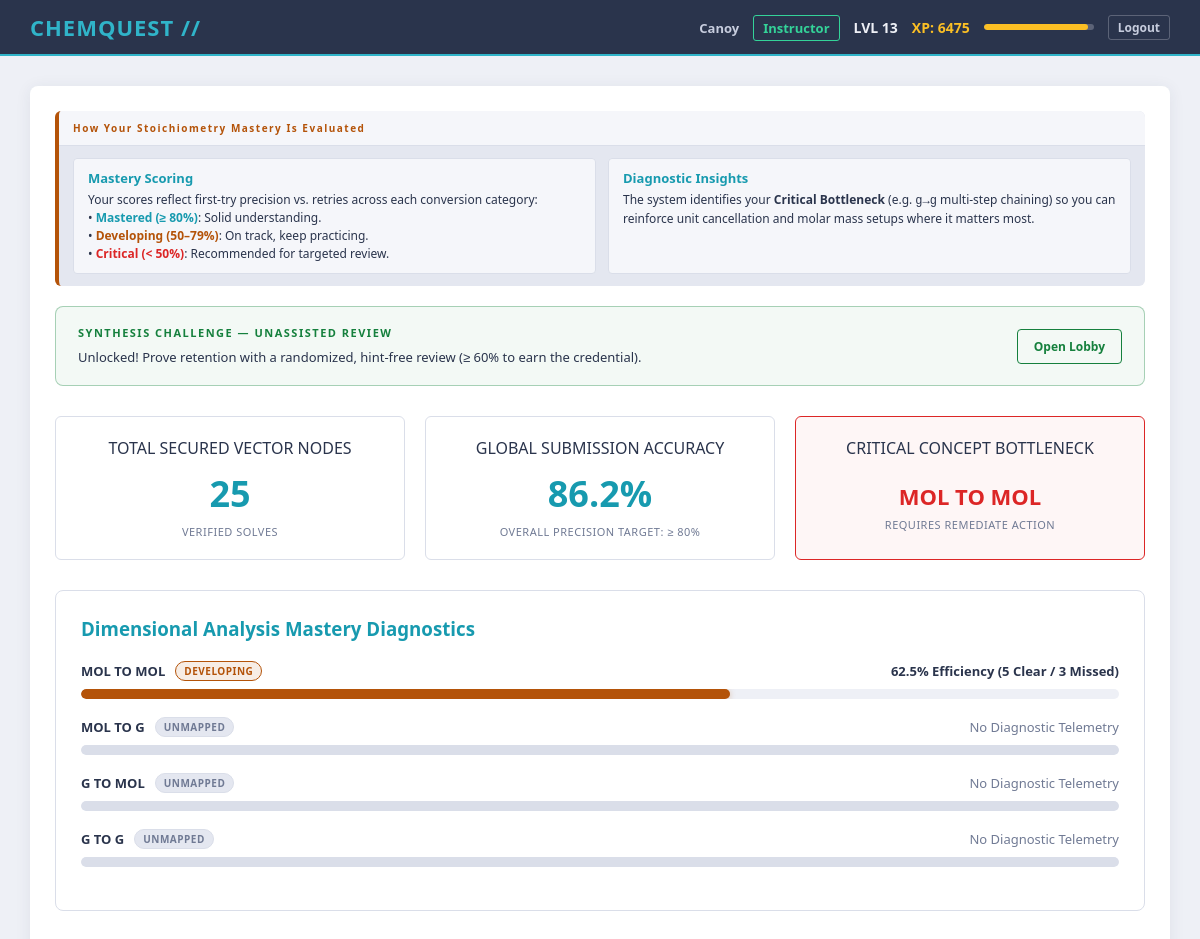
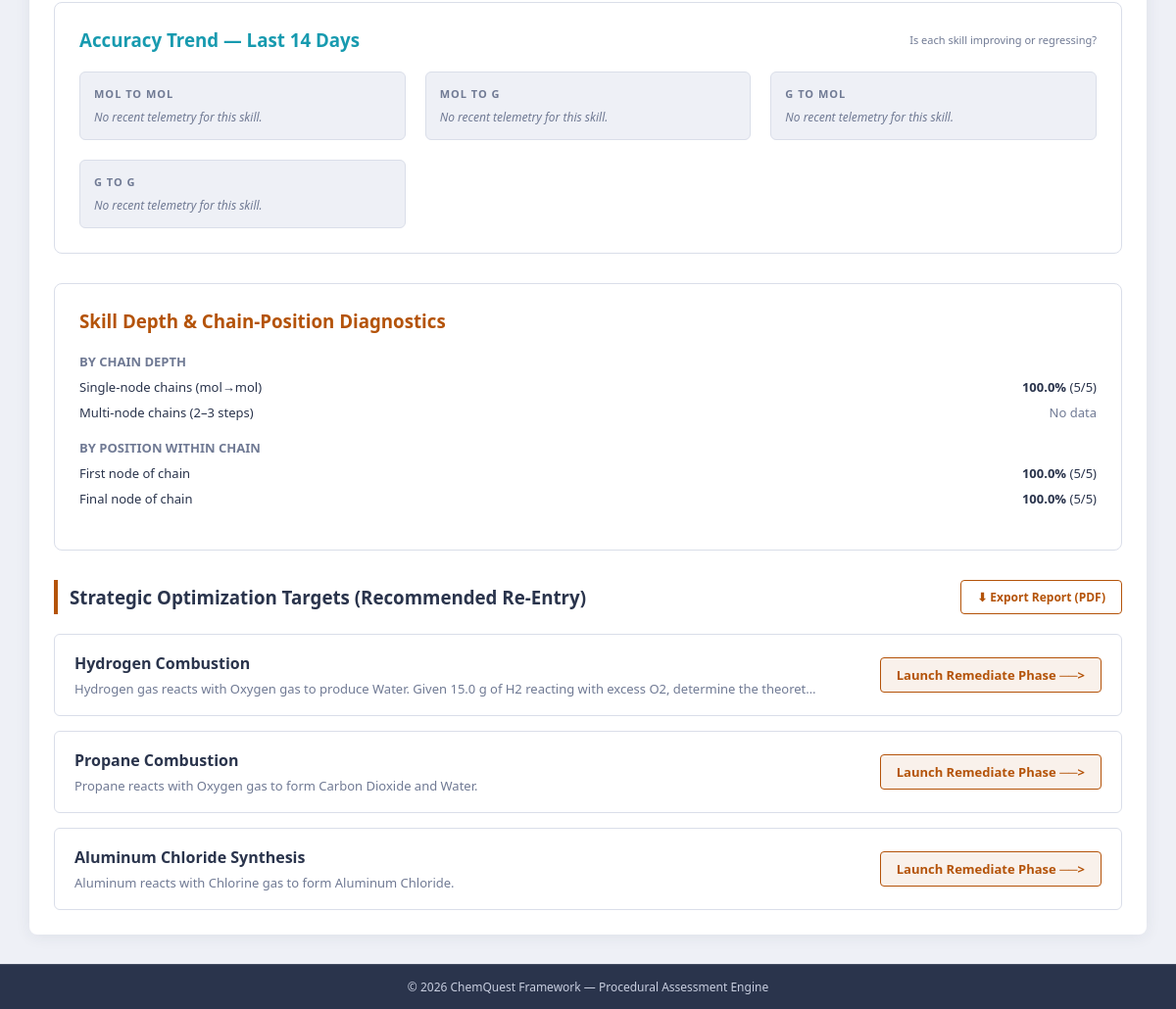
The page /dashboard/ (signed in) on the database its author committed (2 pictures, top to bottom).
### core_app/models.py (models this page shows, shortened)
class StoichiometryProblem(models.Model):
    problem_id            = models.CharField(max_length=50, unique=True)
    title                 = models.CharField(max_length=200)
    prompt                = models.TextField()
    reactants_str         = models.CharField(max_length=200)
    products_str          = models.CharField(max_length=200)
    correct_coefficients  = models.CharField(max_length=50)
    is_limiting_problem   = models.BooleanField(default=False)

### core_app/views.py (the view)
# urls.py: path('dashboard/', views.student_dashboard, name='student_dashboard'),
@login_required
def student_dashboard(request):
    context = _dashboard_context(request.user)
    return render(request, 'module4_dashboard.html', context)

### templates/module4_dashboard.html (shortened to what this page needs)
{% extends 'base.html' %}
{% block content %}
<details class="edu-expander" open>
    <summary>How Your Stoichiometry Mastery Is Evaluated</summary>
    <div class="edu-content">
        <div style="display: grid; grid-template-columns: repeat(auto-fit, minmax(240px, 1fr)); gap: 12px;">
            <div class="cc-tip-card">
                <div class="cc-tip-card-title">
                    Mastery Scoring
                </div>
                <p>
                    Your scores reflect first-try precision vs. retries across each conversion category:
                    <br>• <strong style="color:var(--cyber-teal);">Mastered (≥ 80%)</strong>: Solid understanding.
                    <br>• <strong style="color:var(--constant-gold);">Developing (50–79%)</strong>: On track, keep practicing.
                    <br>• <strong style="color:var(--coral-red);">Critical (&lt; 50%)</strong>: Recommended for targeted review.
                </p>
            </div>
            <div class="cc-tip-card">
                <div class="cc-tip-card-title">
                    Diagnostic Insights
                </div>
                <p>
                    The system identifies your <strong>Critical Bottleneck</strong> (e.g. <code>g→g</code> multi-step chaining) so you can reinforce unit cancellation and molar mass setups where it matters most.
                </p>
            </div>
        </div>
    </div>
</details>
<div class="synthesis-banner">
    <div>
        <div style="font-size:11px; font-weight:bold; letter-spacing:1.5px; color:var(--combo-green); margin-bottom:5px;">
            SYNTHESIS CHALLENGE — UNASSISTED REVIEW
        </div>
        <span style="font-size:13px; color:var(--text-light);">
            {% if synthesis_passed %}
                ✓ Credential earned — best unassisted review score: <strong>{{ synthesis_best_pct }}%</strong>
            {% elif synthesis_unlocked %}
                Unlocked! Prove retention with a randomized, hint-free review (&ge; {{ pass_threshold|default:"60" }}% to earn the credential).
            {% else %}
                Locked — complete <strong>{{ synthesis_completed }} / {{ synthesis_required }}</strong> problems to unlock.
            {% endif %}
        </span>
    </div>
    <a href="{% url 'problem_lobby' %}" style="color:var(--combo-green); font-size:12px; text-decoration:none;
       border:1px solid var(--combo-green); padding:8px 16px; border-radius:4px; font-weight:bold;">
        Open Lobby
    </a>
</div>
<div class="dashboard-grid">
    <div class="metric-card">
        <div>TOTAL SECURED VECTOR NODES</div>
        <div class="metric-num">{{ total_verified }}</div>
        <div class="metric-subtext">Verified Solves</div>
    </div>
    <div class="metric-card">
        <div>GLOBAL SUBMISSION ACCURACY</div>
        <div class="metric-num">{{ accuracy }}%</div>
        <div class="metric-subtext">Overall Precision Target: &ge; 80%</div>
    </div>
    <div class="metric-card alert-card">
        <div>CRITICAL CONCEPT BOTTLENECK</div>
        <div class="metric-num" style="font-size: 22px; margin-top: 22px;">{{ weakest_concept }}</div>
        <div class="metric-subtext">Requires Remediate Action</div>
    </div>
</div>
<div class="diagnostic-panel">
    <div class="diagnostic-header">
        <h3 style="margin: 0; color: var(--cyber-teal);">Dimensional Analysis Mastery Diagnostics</h3>
    </div>
    {% for type_key, data in concept_metrics.items %}
    <div class="bar-lane">
        <div class="bar-info">
            <div style="display: flex; align-items: center; gap: 10px;">
                <span>{{ data.label }}</span>
                {% if data.score is not None %}
                    {% if data.score >= 80 %}
                        <span class="status-badge status-mastered">Mastered</span>
                    {% elif data.score >= 60 %}
                        <span class="status-badge status-developing">Developing</span>
                    {% else %}
                        <span class="status-badge status-critical">Needs Review</span>
                    {% endif %}
                {% else %}
                    <span class="status-badge status-unmapped">Unmapped</span>
                {% endif %}
            </div>
            <span>
                {% if data.score is not None %}
                    <strong>{{ data.score }}%</strong> Efficiency ({{ data.successes }} Clear / {{ data.failures }} Missed)
                {% else %}
                    <span style="color: var(--text-muted); font-weight: normal;">No Diagnostic Telemetry</span>
                {% endif %}
            </span>
        </div>
        <div class="bar-bg">
            <div class="bar-fill
                {% if data.score is not None %}
                    {% if data.score >= 80 %}high-accuracy
                    {% elif data.score >= 60 %}mid-accuracy
                    {% else %}low-accuracy
                    {% endif %}
                {% else %}
                    unattempted
                {% endif %}"
                 style="width: {% if data.score is not None %}{{ data.score }}{% else %}100{% endif %}%;">
            </div>
        </div>
    </div>
    {% endfor %}
</div>
<div class="trend-panel">
    <div class="diagnostic-header">
        <h3 style="margin:0; color:var(--cyber-teal);">Accuracy Trend — Last 14 Days</h3>
        <span style="font-size:11px; color:var(--text-muted);">Is each skill improving or regressing?</span>
    </div>
    <div class="trend-grid">
        {% for series in trend_series %}
        <div class="trend-card">
            <div class="trend-title">{{ series.label }}</div>
            {% if series.has_data %}
            <svg width="320" height="75" viewBox="0 0 320 75" style="display:block; width:100%;">
                <line x1="10" y1="10" x2="310" y2="10" stroke="#DADEE9" stroke-dasharray="4 4"/>
                <text x="12" y="8" fill="#707A94" font-size="7">100%</text>
                <polyline points="{{ series.polyline }}" fill="none"
                          stroke="#179aaf" stroke-width="2"/>
                <line x1="10" y1="65" x2="310" y2="65" stroke="#DADEE9"/>
                <text x="12" y="74" fill="#707A94" font-size="7">{{ series.points.0.date }}</text>
                <text x="285" y="74" fill="#707A94" font-size="7">{{ series.points.last.date }}</text>
            </svg>
            {% else %}
            <div style="font-size:12px; color:var(--text-muted); font-style:italic;">No recent telemetry for this skill.</div>
            {% endif %}
        </div>
        {% endfor %}
    </div>
</div>
<div class="diagnostic-panel">
    <div class="diagnostic-header">
        <h3 style="margin:0; color:var(--constant-gold);">Skill Depth &amp; Chain-Position Diagnostics</h3>
    </div>
    <div class="bar-lane">
        <div class="bar-info"><strong style="color:var(--text-muted);">BY CHAIN DEPTH</strong></div>
        {% for item in depth_metrics %}
        <div class="bar-info" style="font-weight:normal;">
            <span>{{ item.label }}</span>
            <span>{% if item.score is not None %}<strong>{{ item.score }}%</strong> ({{ item.successes }}/{{ item.tries }}){% else %}<span style="color:var(--text-muted);">No data</span>{% endif %}</span>
        </div>
        {% endfor %}
    </div>
    <div class="bar-lane" style="margin-top:14px;">
        <div class="bar-info"><strong style="color:var(--text-muted);">BY POSITION WITHIN CHAIN</strong></div>
        {% for item in position_metrics %}
        {% if item.tries > 0 %}
        <div class="bar-info" style="font-weight:normal;">
            <span>{{ item.label }}</span>
            <span><strong>{{ item.score }}%</strong> ({{ item.successes }}/{{ item.tries }})</span>
        </div>
        {% endif %}
        {% endfor %}
    </div>
</div>
<h3 class="queue-title">
    <span>
    {% if has_history %}
        Strategic Optimization Targets (Recommended Re-Entry)
    {% else %}
        Foundational Launch Targets (Recommended Onboarding)
    {% endif %}
    </span>
    <a href="{% url 'dashboard_export_pdf' %}"
       style="color:var(--constant-gold); font-size:12px; text-decoration:none;
              border:1px solid var(--constant-gold); padding:8px 16px; border-radius:4px; font-weight:bold;">
        ⬇ Export Report (PDF)
    </a>
</h3>
<div class="problem-strip">
    {% for problem in recommended_problems %}
    <div class="reentry-card">
        <div>
            <div style="display: flex; align-items: center; gap: 8px; margin-bottom: 6px;">
                <h4 style="margin: 0; color: var(--text-light);">{{ problem.title }}</h4>
            </div>
            <p style="margin: 0; font-size: 13px; color: var(--text-muted);">{{ problem.prompt|truncatechars:120 }}</p>
        </div>
        <a href="{% url 'preparation_ledger' problem.problem_id %}" class="btn-reenter">
            {% if has_history %}
                Launch Remediate Phase ──>
            {% else %}
                Begin Initialization ──>
            {% endif %}
        </a>
    </div>
    {% empty %}
    <p style="color: var(--text-muted);">Excellent diagnostic state. All vector pipelines operating at maximum efficiency boundaries.</p>
    {% endfor %}
</div>
{% endblock %}

### templates/base.html (shortened to what this page needs)
<!DOCTYPE html>
<html lang="en">
<head>
</head>
<body>
<header>
    <h1><a href="{% url 'problem_lobby' %}" style="text-decoration:none; color:inherit;">CHEMQUEST //</a></h1>
    <div class="user-status">
        {% if request.user.is_authenticated %}
            <span>
                <a href="{% url 'student_dashboard' %}" style="color:var(--on-navy-muted); font-size:13px; text-decoration: none;">{{ request.user.username }}</a>
            </span>
            {% if request.user.is_staff %}
            <span>
                <a href="{% url 'instructor_dashboard' %}" style="color:var(--green-bright); font-size:13px; text-decoration:none; border:1px solid var(--green-bright); padding:3px 9px; border-radius:3px;">Instructor</a>
            </span>
            {% endif %}
        {% endif %}
        <span id="xp-level-display">LVL {{ user_level }}</span>
        <span class="xp-display" id="xp-total-display">XP: {{ user_total_xp }}</span>
        <div style="width:110px; height:6px; background:rgba(238,240,246,0.25); border-radius:3px;
                    overflow:hidden; cursor:default;"
             title="{{ user_xp_into_level }} / 500 XP into level {{ user_level }}">
            <div id="xp-bar-fill"
                 style="width:{{ user_level_progress_pct }}%; height:100%;
                        background:var(--gold-bright); border-radius:3px;
                        transition:width 0.5s ease;"></div>
        </div>
        {% if request.user.is_authenticated %}
        <a href="{% url 'student_logout' %}"
           style="color:var(--on-navy-muted); font-size:12px; text-decoration:none;
                  border:1px solid rgba(238,240,246,0.25); padding:3px 9px; border-radius:3px;">
            Logout
        </a>
        {% else %}
        <a href="{% url 'student_login' %}"
           style="color:var(--accent-bright); font-size:12px; text-decoration:none;
                  border:1px solid var(--accent-bright); padding:3px 9px; border-radius:3px;">
            Login
        </a>
        {% endif %}
    </div>
</header>
<main>
    <div class="workspace-container">
        {% block content %}{% endblock content %}
    </div>
</main>
<footer>
    &copy; 2026 ChemQuest Framework &mdash; Procedural Assessment Engine
</footer>
</body>
</html>

### rows shown on the page
StoichiometryProblem: title "Hydrogen Combustion", prompt "Hydrogen gas reacts with Oxygen gas to produce Water. Given 15.0 g of H2 reacting with excess O2, determine the theoret…"
StoichiometryProblem: title "Propane Combustion", prompt "Propane reacts with Oxygen gas to form Carbon Dioxide and Water."
StoichiometryProblem: title "Aluminum Chloride Synthesis", prompt "Aluminum reacts with Chlorine gas to form Aluminum Chloride."

### other values the page prints
{{ request.user.username }} "Canoy"
{{ user_level }} "13"
{{ user_total_xp }} "6475"
{{ pass_threshold|default:"60" }} "60"
{{ total_verified }} "25"
{{ accuracy }} "86.2"
{{ weakest_concept }} "MOL TO MOL"
{{ data.label }} "MOL TO MOL" "MOL TO G" "G TO MOL" "G TO G"
{{ data.score }} "62.5"
{{ data.successes }} "5"
{{ data.failures }} "3"
{{ series.label }} "MOL TO MOL" "MOL TO G" "G TO MOL" "G TO G"
{{ item.label }} "Single-node chains (mol→mol)" "Multi-node chains (2–3 steps)"
{{ item.score }} "100.0"
{{ item.successes }} "5"
